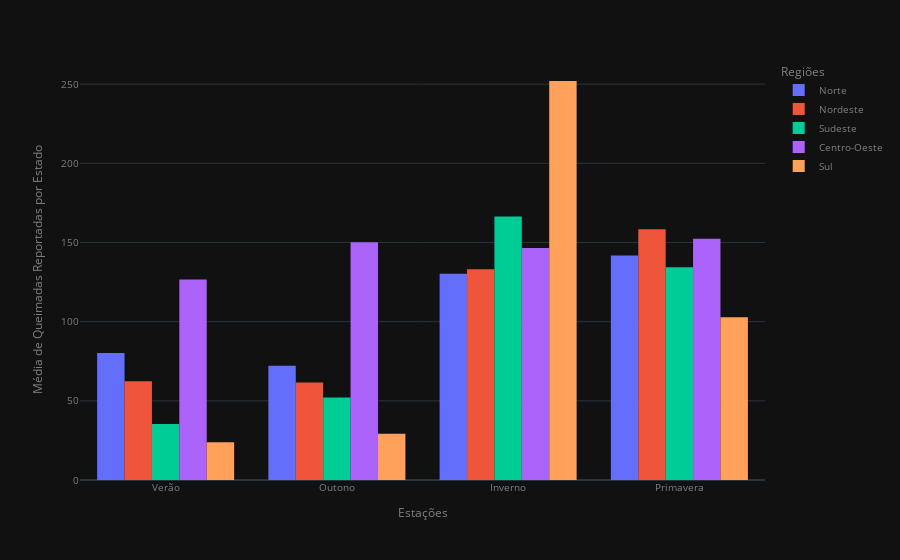

The notebook cell saved with this chart:
### Code cell
fig2 = px.histogram(data_frame=df,
                    x='estacoes', 
                    y='number',
                    color='regioes', 
                    barmode='group', 
                    histfunc='avg')
personalizacao(fig2, 'Estações', 'Média de Queimadas Reportadas por Estado', 'Regiões')

### Figure 1 — Plotly figure (JSON) as saved in the notebook; plotly's stock layout.template omitted (floating-point values rounded to 4 significant figures; data arrays with more than 128 entries replaced by an {"elided": "..."} marker saying what was removed)
{"data": [{"alignmentgroup": "True", "bingroup": "x", "histfunc": "avg", "hovertemplate": "regioes=Norte<br>estacoes=%{x}<br>avg of number=%{y}<extra></extra>", "legendgroup": "Norte", "marker": {"color": "#636efa", "pattern": {"shape": ""}}, "name": "Norte", "offsetgroup": "Norte", "orientation": "v", "showlegend": true, "type": "histogram", "x": {"elided": "1434 str values"}, "xaxis": "x", "y": {"elided": "1434 float values"}, "yaxis": "y"}, {"alignmentgroup": "True", "bingroup": "x", "histfunc": "avg", "hovertemplate": "regioes=Nordeste<br>estacoes=%{x}<br>avg of number=%{y}<extra></extra>", "legendgroup": "Nordeste", "marker": {"color": "#EF553B", "pattern": {"shape": ""}}, "name": "Nordeste", "offsetgroup": "Nordeste", "orientation": "v", "showlegend": true, "type": "histogram", "x": {"elided": "2152 str values"}, "xaxis": "x", "y": {"elided": "2152 float values"}, "yaxis": "y"}, {"alignmentgroup": "True", "bingroup": "x", "histfunc": "avg", "hovertemplate": "regioes=Sudeste<br>estacoes=%{x}<br>avg of number=%{y}<extra></extra>", "legendgroup": "Sudeste", "marker": {"color": "#00cc96", "pattern": {"shape": ""}}, "name": "Sudeste", "offsetgroup": "Sudeste", "orientation": "v", "showlegend": true, "type": "histogram", "x": {"elided": "1673 str values"}, "xaxis": "x", "y": {"elided": "1673 float values"}, "yaxis": "y"}, {"alignmentgroup": "True", "bingroup": "x", "histfunc": "avg", "hovertemplate": "regioes=Centro-Oeste<br>estacoes=%{x}<br>avg of number=%{y}<extra></extra>", "legendgroup": "Centro-Oeste", "marker": {"color": "#ab63fa", "pattern": {"shape": ""}}, "name": "Centro-Oeste", "offsetgroup": "Centro-Oeste", "orientation": "v", "showlegend": true, "type": "histogram", "x": {"elided": "956 str values"}, "xaxis": "x", "y": {"elided": "956 float values"}, "yaxis": "y"}, {"alignmentgroup": "True", "bingroup": "x", "histfunc": "avg", "hovertemplate": "regioes=Sul<br>estacoes=%{x}<br>avg of number=%{y}<extra></extra>", "legendgroup": "Sul", "marker": {"color": "#FFA15A", "pattern": {"shape": ""}}, "name": "Sul", "offsetgroup": "Sul", "orientation": "v", "showlegend": true, "type": "histogram", "x": {"elided": "239 str values"}, "xaxis": "x", "y": {"elided": "239 float values"}, "yaxis": "y"}], "layout": {"barmode": "group", "font": {"color": "grey", "size": 10}, "legend": {"title": {"font": {"size": 12}, "text": "Regiões"}, "tracegroupgap": 0}, "margin": {"t": 60}, "xaxis": {"anchor": "y", "domain": [0, 1], "title": {"font": {"size": 12}, "text": "Estações"}}, "yaxis": {"anchor": "x", "domain": [0, 1], "title": {"font": {"size": 12}, "text": "Média de Queimadas Reportadas por Estado"}}}}
